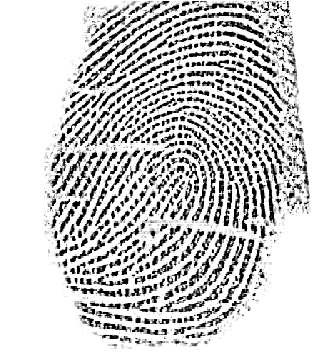
#> input picture first/1_1.jpg, 328 x 356 px, found by its file name
$ python histogram.py
#> lines starting #> are read from the running program, lines starting #| are printed output that depends on the picture; after the words box and inside, x2 and y2 are one past the last pixel; in counts of white or black regions, pixels touching at a corner belong together
import cv2
import numpy as np
from matplotlib import pyplot as plt


img = cv2.imread("contact-based_fingerprints\\first_session\\1_1.jpg",0)
#> img is the input picture: shape (356, 328); min 0, max 255, mean 202.4

equ = cv2.equalizeHist(img)
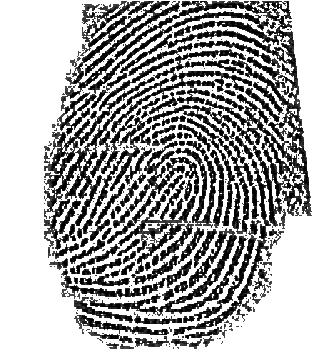
#> equ: shape (356, 328); min 0, max 255, mean 171.6
#cv2.imwrite("hist.png", equ)
plt.hist(img.flat, bins=100, range=(0, 255))
plt.show()
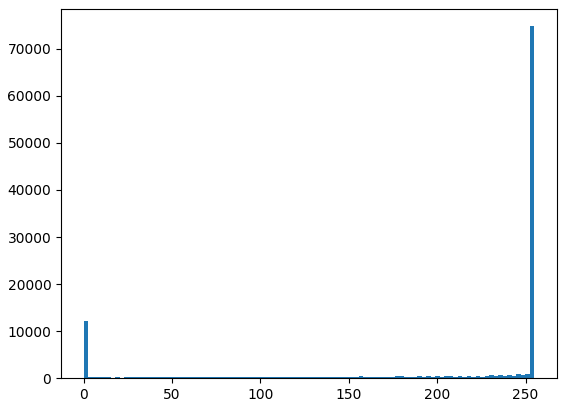
#> figure drawn by matplotlib, 1 panel; tallest bar 74792 high, from x = 252.4 to 255
plt.imshow(cv2.cvtColor(img, cv2.COLOR_BGR2RGB))
plt.show()
plt.hist(equ.flat, bins=100, range=(0, 255))
plt.show()
#> figure, not shown here; tallest bar 74079 high, from x = 252.4 to 255
plt.imshow(cv2.cvtColor(equ, cv2.COLOR_BGR2RGB))
plt.show()


img = cv2.imread("contact-based_fingerprints\\first_session\\1_1.jpg",0)
clahe = cv2.createCLAHE(clipLimit =6.0, tileGridSize=(8,8))
cl_img = clahe.apply(img)
plt.hist(cl_img.flat, bins=100, range=(100, 255))
plt.show()
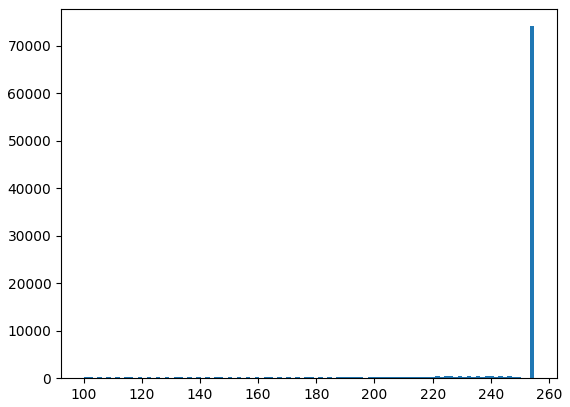
#> figure drawn by matplotlib, 1 panel; tallest bar 74079 high, from x = 253.5 to 255
ret, thresh3 = cv2.threshold(cl_img, 0, 255, cv2.THRESH_BINARY + cv2.THRESH_OTSU)
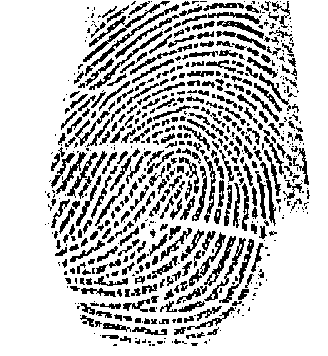
#> thresh3: shape (356, 328); 77.7% white; 657 black regions (306 under 20 px), largest, box (x1, y1, x2, y2) and area: (85, 4, 179, 76) 410, (83, 1, 170, 62) 364, (89, 31, 163, 90) 318
#> ret = 145
plt.imshow(cv2.cvtColor(thresh3, cv2.COLOR_BGR2RGB))
plt.show()
cv2.imwrite("hist.jpg",thresh3)

$ run again, with first/100_2.jpg copied over first/1_1.jpg
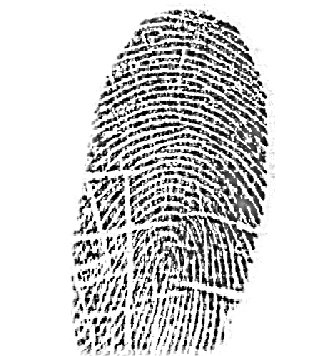
#> input picture first/100_2.jpg, 328 x 356 px, found by its file name
#> img is the input picture: shape (356, 328); min 0, max 255, mean 210.6
#> `plt.show()`:
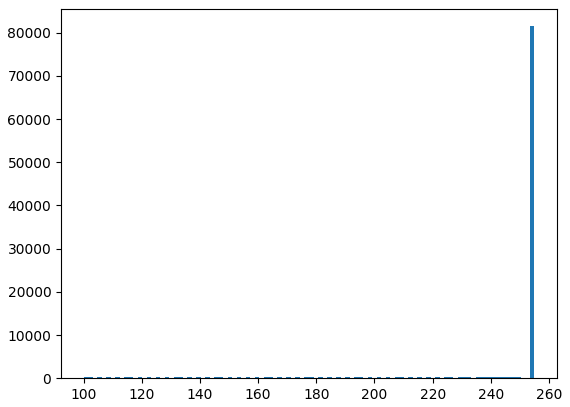
#> figure drawn by matplotlib, 1 panel; tallest bar 81492 high, from x = 253.5 to 255
#> `ret, thresh3 = cv2.threshold(cl_img, 0, 255, cv2.THRESH_BINARY + cv2.T..`:
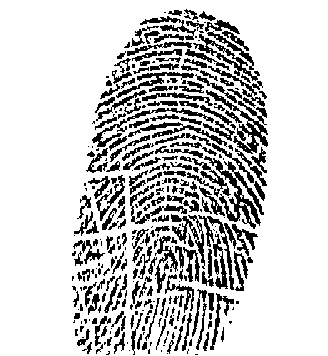
#> thresh3: shape (356, 328); 80.2% white; 332 black regions (132 under 20 px), largest, box (x1, y1, x2, y2) and area: (204, 156, 264, 229) 1095, (206, 90, 268, 154) 934, (92, 108, 214, 147) 570
#> ret = 155

$ run again, with first/10_5.jpg copied over first/1_1.jpg
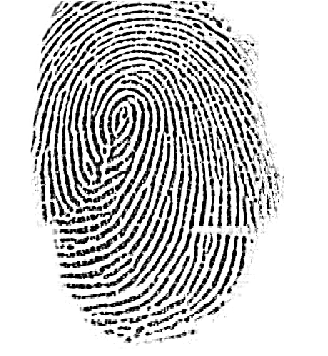
#> input picture first/10_5.jpg, 328 x 356 px, found by its file name
#> img is the input picture: shape (356, 328); min 0, max 255, mean 202.1
#> `plt.show()`:
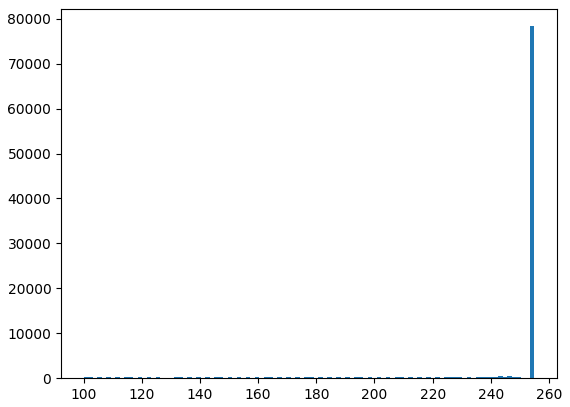
#> figure drawn by matplotlib, 1 panel; tallest bar 78336 high, from x = 253.5 to 255
#> `ret, thresh3 = cv2.threshold(cl_img, 0, 255, cv2.THRESH_BINARY + cv2.T..`:
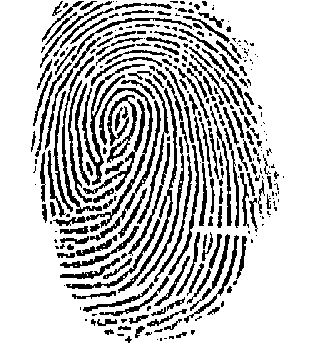
#> thresh3: shape (356, 328); 78.3% white; 307 black regions (131 under 20 px), largest, box (x1, y1, x2, y2) and area: (53, 88, 153, 228) 1043, (82, 64, 145, 185) 930, (118, 88, 177, 293) 810
#> ret = 143

$ run again, with first/10_6.jpg copied over first/1_1.jpg
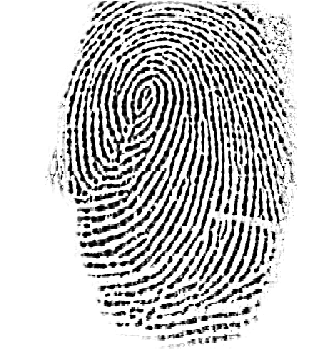
#> input picture first/10_6.jpg, 328 x 356 px, found by its file name
#> img is the input picture: shape (356, 328); min 0, max 255, mean 201.5
#> `plt.show()`:
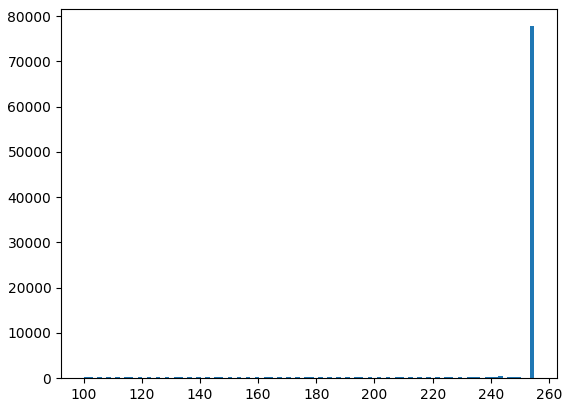
#> figure drawn by matplotlib, 1 panel; tallest bar 77800 high, from x = 253.5 to 255
#> `ret, thresh3 = cv2.threshold(cl_img, 0, 255, cv2.THRESH_BINARY + cv2.T..`:
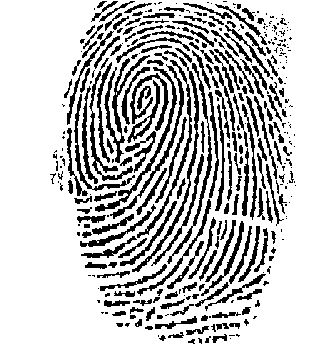
#> thresh3: shape (356, 328); 77.9% white; 371 black regions (173 under 20 px), largest, box (x1, y1, x2, y2) and area: (104, 55, 150, 163) 836, (132, 57, 199, 272) 827, (95, 67, 177, 212) 778
#> ret = 144
